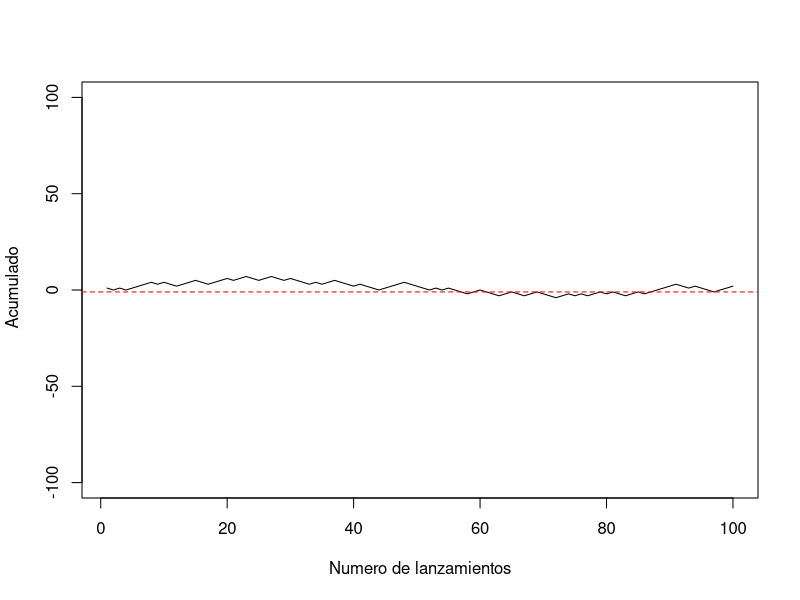

Here is the R script that generated this plot:
#juegoA( juego desfavorable a largo plazo)
nsim <- 100#simula 100 lanzamientos de 1 moneda
par(mfrow = c(1,1)) 
experimentos <- 1#numero de experimentos
v <- vector("numeric",length=experimentos)#vector para almacenar los resultados de los lanzamientos
for(i in 1:experimentos){ 
x <- sample(c(cara = 1, cruz = -1), nsim, replace = TRUE, prob = c(0.4995,0.5005))
plot(1:nsim, cumsum(x), type="l", ylab=" Acumulado", xlab="Numero de lanzamientos", ylim=c(-100,100))
 
#plot(cumsum(x), type = "l" , ylim = c(-100,100))
abline(h=-1, lty=2, col="red", xlab="Numero de lanzamientos", ylim=c(-100,100)) 
#print(sum(x))#ganancia o perdida acumulada
#v[i] <- mean(x)
#print(v[i])
#print((x))
#print(cumsum(x))
}
